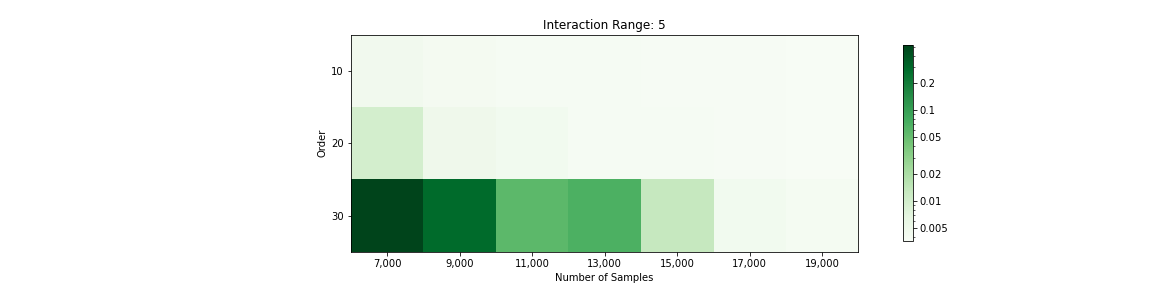

Recreate this plot in Python.
#!/usr/bin/env python3
# -*- coding: utf-8 -*-
"""
Created on Tue Jan 11 10:15:19 2022

@author: goette
"""

import matplotlib.pyplot as plt
import numpy as np
from matplotlib.colors import LogNorm
import matplotlib.ticker as mticker

res = np.load("exp_2_magnetic.data.npy") #order x interaction x trainSampleSize (5,2,7)
print(res.shape)
res = res[0:3,:,:]

t = [1e-4,2e-4,5e-4,1e-3,2e-3,5e-3,1e-2,2e-2,5e-2,1e-1,2e-1]
label_format = '{:,.0f}'
ticks_loc_x = [5000+2000*i for i in range(1,8)]
ticks_loc_y =[10,20,30]
interaction = [5]


fig = plt.figure(figsize=(16, 4))
ax = plt.gca()
pos = ax.imshow(res[:,0,:],cmap="Greens",norm=LogNorm(vmin=np.min(res.reshape(-1)[res.reshape(-1)> 0]), vmax=np.max(res[:,:,:])))
    
ax.set_title(f'Interaction Range: {interaction[0]}')

ax.xaxis.set_major_locator(mticker.FixedLocator(np.arange(len(ticks_loc_x))))
ax.set_xticklabels([label_format.format(x) for x in ticks_loc_x])

ax.yaxis.set_major_locator(mticker.FixedLocator([0,1,2]))
ax.set_yticklabels([label_format.format(y) for y in ticks_loc_y])
ax.set_xlabel('Number of Samples')
ax.set_ylabel('Order')


cbar = fig.colorbar(pos, ax=ax, shrink=0.9)
cbar.set_ticks(t)
cbar.set_ticklabels(t)


plt.savefig('exp_2_magnetic_plot')
plt.show()
